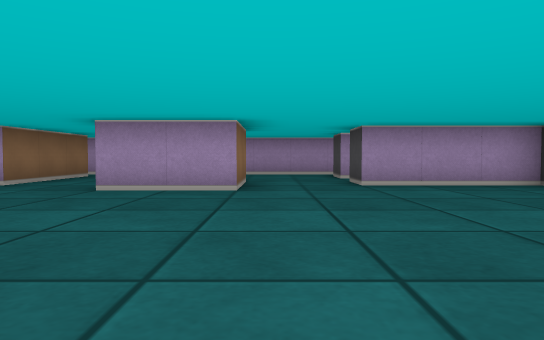
[1] (above)

19 first-person views from a walk through a cub3D ray-caster map. The camera is about half as high as the walls, tilts 2° down and sees 70° across. The floor is counted in squares. Each view is taken from the middle of a square. On the plan, view 1 faces up. The plan holds only what a view shows up to about 9 squares ahead; the rest is blank.

[2]
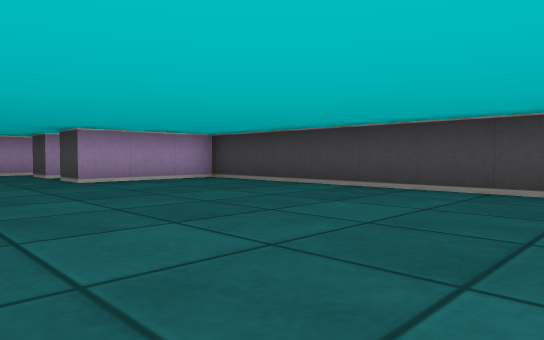

[3]
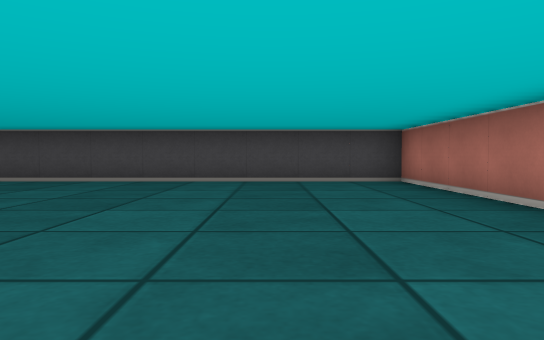

[4]
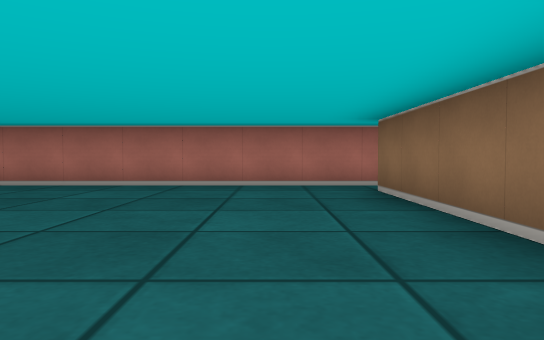

[5]
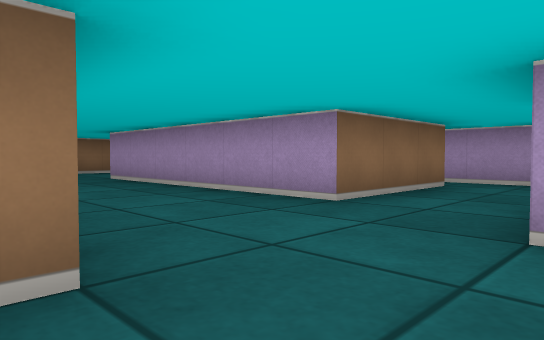

[6]
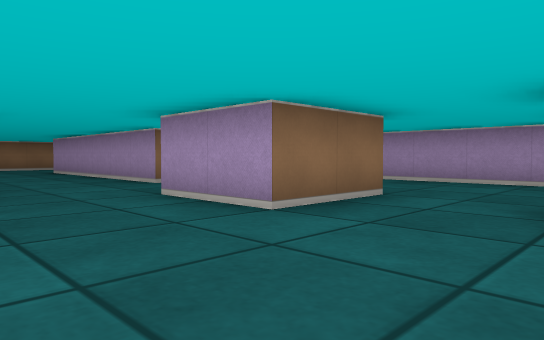

[7]
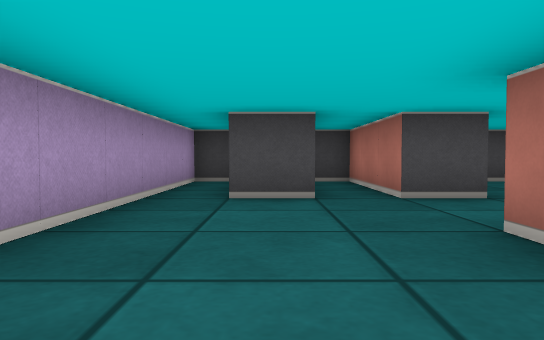

[8]
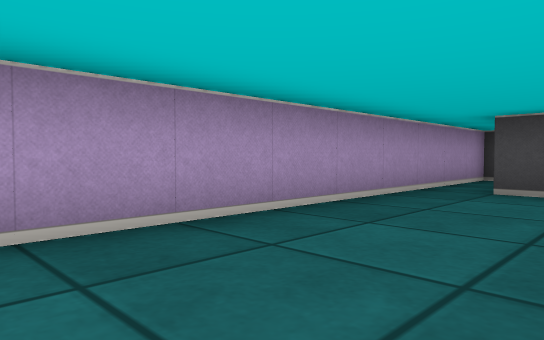

[9]
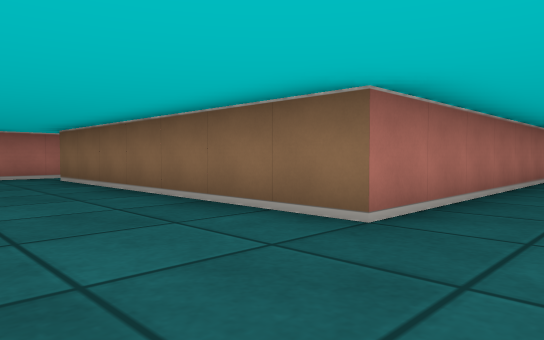

[10]
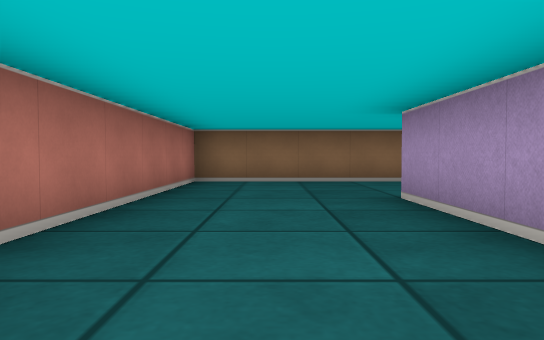

[11]
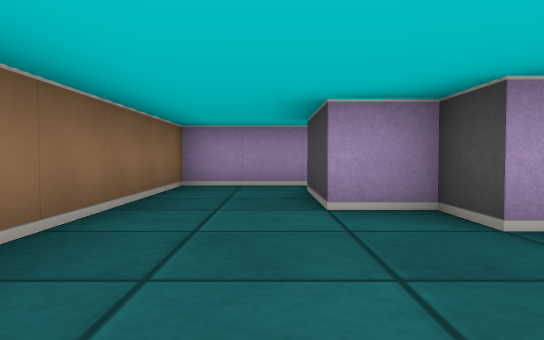

[12]
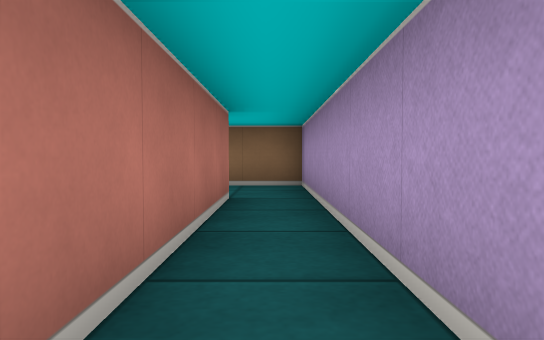

[13]
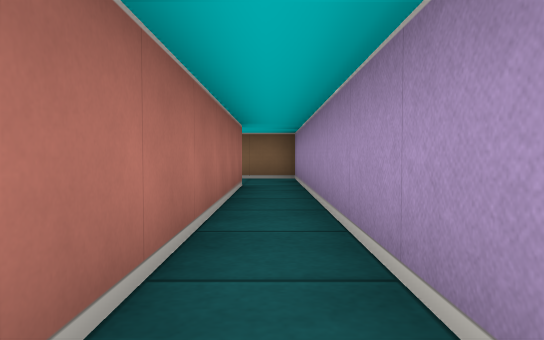

[14]
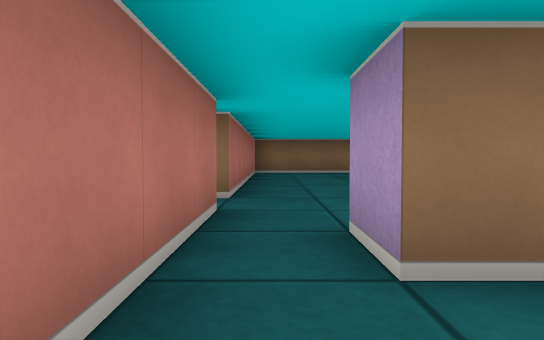

[15]
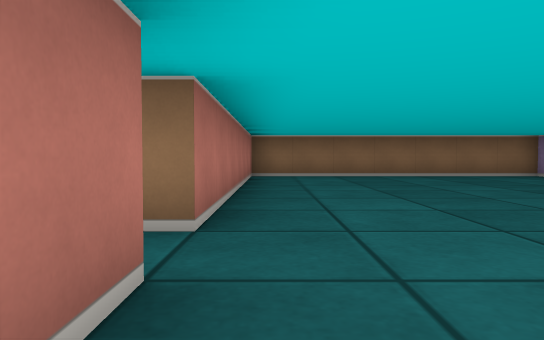

[16]
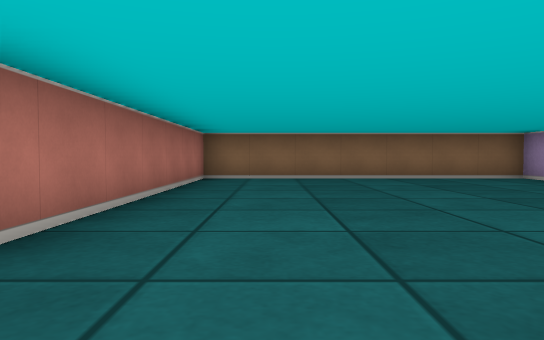

[17]
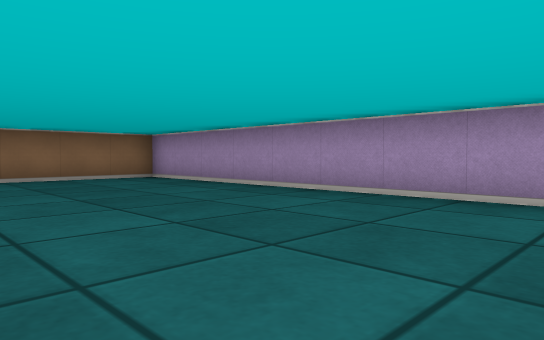

[18]
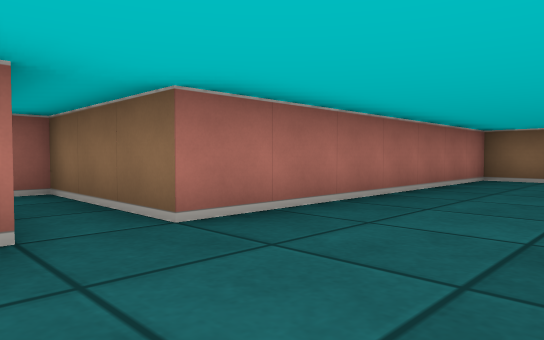

[19]
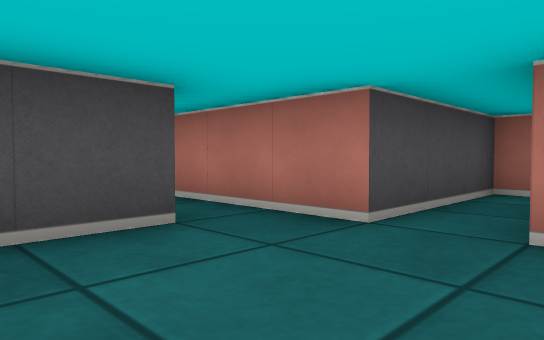

### Floor plan
Ten units are one square. View 1 is at (0, 0); x grows to the right and y downward. Boxes are objects, and circles mark ways between rooms. Rooms are numbered by the first view taken in them; rooms with no view inside come last. Other rooms are left out.
<svg viewBox="-140 -110 190 190">
<path fill="none" stroke="#000" d="M-35 -25 -35 35 -45 35M-5 -64 -5 -55 -25 -55M-45 45 45 45 45 -65 15 -65M-5 -76 -5 -64M15 -84 15 -95M-45 -95 -45 -65M15 -65 15 -75 45 -75 45 -82M45 -98 45 -105 -45 -105M-45 -65 -105 -65 -105 -75 -115 -75 -115 -95 -56 -95M-45 -105 -135 -105 -135 -35 -35 -35 -35 -25M-58 -25 -135 -25 -135 45 -65 45 -65 75 -55 75 -55 45 -45 45M-45 35 -45 24"/>
<circle cx="5" cy="-70" r="3" fill="#2a7"/>
<circle cx="-30" cy="-40" r="3" fill="#2a7"/>
<circle cx="-40" cy="40" r="3" fill="#2a7"/>
<circle cx="-35" cy="-70" r="3" fill="#2a7"/>
<circle cx="-40" cy="-100" r="3" fill="#2a7"/>
<text x="10" y="-10">1</text>
<text x="-10" y="-90">2</text>
<text x="-90" y="-60">3</text>
<text x="-90" y="10">4</text>
</svg>
Room 1 opens to room 2. Room 1 opens to room 3. Room 1 opens to room 4. Room 2 opens to room 3.

Where each view was taken, in squares from view 1:
view 1: 0 up, 0 right, facing up
view 2: 1 down, 1 left, facing up-right
view 3: 2 down, 3 left, facing right
view 4: 2 up, 2 left, facing down
view 5: 3 up, 2 left, facing up-left
view 6: 3 up, 2 right, facing up-left
view 7: 9 up, 3 left, facing right
view 8: 8 up, 4 left, facing up-right
view 9: 5 up, 1 left, facing down-left
view 10: 5 up, 6 left, facing left
view 11: 4 up, 12 left, facing up
view 12: 10 up, 7 left, facing left
view 13: 10 up, 5 left, facing left
view 14: 4 down, 2 left, facing left
view 15: 4 down, 4 left, facing left
view 16: 3 down, 5 left, facing left
view 17: 2 down, 5 left, facing up-left
view 18: 2 down, 5 left, facing down-left
view 19: 2 down, 7 left, facing down-right
